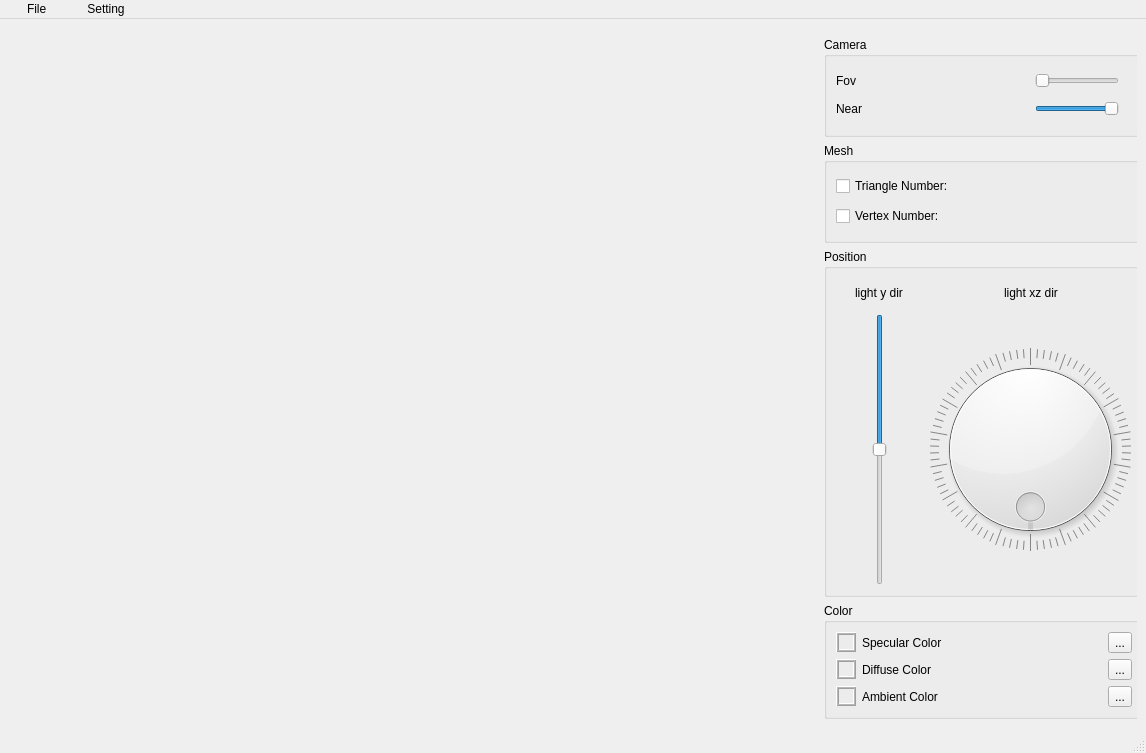
<?xml version="1.0" encoding="UTF-8"?>
<ui version="4.0">
 <class>LRender</class>
 <widget class="QMainWindow" name="LRender">
  <property name="geometry">
   <rect>
    <x>0</x>
    <y>0</y>
    <width>1146</width>
    <height>751</height>
   </rect>
  </property>
  <property name="windowTitle">
   <string>SRenderer</string>
  </property>
  <property name="windowIcon">
   <iconset>
    <normaloff>icon/icon.svg</normaloff>icon/icon.svg</iconset>
  </property>
  <widget class="QWidget" name="centralwidget">
   <property name="minimumSize">
    <size>
     <width>0</width>
     <height>0</height>
    </size>
   </property>
   <property name="maximumSize">
    <size>
     <width>1182</width>
     <height>712</height>
    </size>
   </property>
   <layout class="QHBoxLayout" name="horizontalLayout">
    <item>
     <widget class="LRenderWidget" name="RenderWidget" native="true">
      <property name="sizePolicy">
       <sizepolicy hsizetype="Fixed" vsizetype="Fixed">
        <horstretch>0</horstretch>
        <verstretch>0</verstretch>
       </sizepolicy>
      </property>
      <property name="minimumSize">
       <size>
        <width>800</width>
        <height>700</height>
       </size>
      </property>
      <property name="maximumSize">
       <size>
        <width>800</width>
        <height>700</height>
       </size>
      </property>
     </widget>
    </item>
    <item>
     <widget class="QWidget" name="verticalWidget" native="true">
      <property name="minimumSize">
       <size>
        <width>320</width>
        <height>700</height>
       </size>
      </property>
      <property name="maximumSize">
       <size>
        <width>330</width>
        <height>700</height>
       </size>
      </property>
      <layout class="QVBoxLayout" name="verticalLayout_4">
       <item>
        <widget class="QGroupBox" name="Camera">
         <property name="minimumSize">
          <size>
           <width>320</width>
           <height>100</height>
          </size>
         </property>
         <property name="maximumSize">
          <size>
           <width>320</width>
           <height>100</height>
          </size>
         </property>
         <property name="title">
          <string>Camera</string>
         </property>
         <layout class="QGridLayout" name="gridLayout" columnstretch="1,0,0">
          <item row="1" column="0">
           <widget class="QLabel" name="label_9">
            <property name="text">
             <string>Near</string>
            </property>
           </widget>
          </item>
          <item row="0" column="2">
           <widget class="QLabel" name="FovLabel">
            <property name="text">
             <string/>
            </property>
            <property name="alignment">
             <set>Qt::AlignRight|Qt::AlignTrailing|Qt::AlignVCenter</set>
            </property>
           </widget>
          </item>
          <item row="0" column="0">
           <widget class="QLabel" name="label_8">
            <property name="text">
             <string>Fov</string>
            </property>
           </widget>
          </item>
          <item row="1" column="1">
           <widget class="QSlider" name="NearSilder">
            <property name="minimum">
             <number>1</number>
            </property>
            <property name="maximum">
             <number>10</number>
            </property>
            <property name="pageStep">
             <number>2</number>
            </property>
            <property name="sliderPosition">
             <number>10</number>
            </property>
            <property name="orientation">
             <enum>Qt::Horizontal</enum>
            </property>
           </widget>
          </item>
          <item row="0" column="1">
           <widget class="QSlider" name="FovSilder">
            <property name="minimum">
             <number>60</number>
            </property>
            <property name="maximum">
             <number>90</number>
            </property>
            <property name="pageStep">
             <number>10</number>
            </property>
            <property name="value">
             <number>60</number>
            </property>
            <property name="orientation">
             <enum>Qt::Horizontal</enum>
            </property>
           </widget>
          </item>
          <item row="1" column="2">
           <widget class="QLabel" name="NearLabel">
            <property name="text">
             <string/>
            </property>
            <property name="alignment">
             <set>Qt::AlignRight|Qt::AlignTrailing|Qt::AlignVCenter</set>
            </property>
           </widget>
          </item>
         </layout>
        </widget>
       </item>
       <item>
        <widget class="QGroupBox" name="Mesh">
         <property name="sizePolicy">
          <sizepolicy hsizetype="Preferred" vsizetype="Expanding">
           <horstretch>0</horstretch>
           <verstretch>0</verstretch>
          </sizepolicy>
         </property>
         <property name="minimumSize">
          <size>
           <width>320</width>
           <height>0</height>
          </size>
         </property>
         <property name="maximumSize">
          <size>
           <width>320</width>
           <height>100</height>
          </size>
         </property>
         <property name="title">
          <string>Mesh</string>
         </property>
         <layout class="QGridLayout" name="gridLayout_2">
          <item row="0" column="0">
           <widget class="QCheckBox" name="LineCheckBox">
            <property name="text">
             <string>Triangle Number:</string>
            </property>
            <property name="iconSize">
             <size>
              <width>20</width>
              <height>20</height>
             </size>
            </property>
            <property name="tristate">
             <bool>false</bool>
            </property>
           </widget>
          </item>
          <item row="0" column="1">
           <widget class="QLabel" name="TriangleNumberLabel">
            <property name="text">
             <string/>
            </property>
            <property name="alignment">
             <set>Qt::AlignRight|Qt::AlignTrailing|Qt::AlignVCenter</set>
            </property>
           </widget>
          </item>
          <item row="1" column="0">
           <widget class="QCheckBox" name="VertexCheckBox">
            <property name="text">
             <string>Vertex Number:</string>
            </property>
           </widget>
          </item>
          <item row="1" column="1">
           <widget class="QLabel" name="VertexNumberLabel">
            <property name="text">
             <string/>
            </property>
            <property name="alignment">
             <set>Qt::AlignRight|Qt::AlignTrailing|Qt::AlignVCenter</set>
            </property>
           </widget>
          </item>
         </layout>
        </widget>
       </item>
       <item>
        <widget class="QGroupBox" name="Position">
         <property name="minimumSize">
          <size>
           <width>320</width>
           <height>0</height>
          </size>
         </property>
         <property name="maximumSize">
          <size>
           <width>320</width>
           <height>10000</height>
          </size>
         </property>
         <property name="title">
          <string>Position</string>
         </property>
         <layout class="QHBoxLayout" name="horizontalLayout_8" stretch="3,7">
          <item>
           <layout class="QVBoxLayout" name="verticalLayout_3" stretch="1,9">
            <item>
             <layout class="QHBoxLayout" name="horizontalLayout_6">
              <item>
               <spacer name="horizontalSpacer">
                <property name="orientation">
                 <enum>Qt::Horizontal</enum>
                </property>
                <property name="sizeHint" stdset="0">
                 <size>
                  <width>40</width>
                  <height>20</height>
                 </size>
                </property>
               </spacer>
              </item>
              <item>
               <widget class="QLabel" name="label_5">
                <property name="text">
                 <string>light y dir</string>
                </property>
               </widget>
              </item>
              <item>
               <spacer name="horizontalSpacer_2">
                <property name="orientation">
                 <enum>Qt::Horizontal</enum>
                </property>
                <property name="sizeHint" stdset="0">
                 <size>
                  <width>40</width>
                  <height>20</height>
                 </size>
                </property>
               </spacer>
              </item>
             </layout>
            </item>
            <item>
             <layout class="QHBoxLayout" name="horizontalLayout_5" stretch="0">
              <property name="sizeConstraint">
               <enum>QLayout::SetDefaultConstraint</enum>
              </property>
              <item>
               <widget class="QSlider" name="PitchSlider">
                <property name="baseSize">
                 <size>
                  <width>0</width>
                  <height>0</height>
                 </size>
                </property>
                <property name="mouseTracking">
                 <bool>false</bool>
                </property>
                <property name="tabletTracking">
                 <bool>false</bool>
                </property>
                <property name="acceptDrops">
                 <bool>false</bool>
                </property>
                <property name="layoutDirection">
                 <enum>Qt::LeftToRight</enum>
                </property>
                <property name="autoFillBackground">
                 <bool>false</bool>
                </property>
                <property name="styleSheet">
                 <string notr="true"/>
                </property>
                <property name="minimum">
                 <number>-90</number>
                </property>
                <property name="maximum">
                 <number>90</number>
                </property>
                <property name="tracking">
                 <bool>true</bool>
                </property>
                <property name="orientation">
                 <enum>Qt::Vertical</enum>
                </property>
                <property name="invertedAppearance">
                 <bool>true</bool>
                </property>
                <property name="invertedControls">
                 <bool>false</bool>
                </property>
               </widget>
              </item>
             </layout>
            </item>
           </layout>
          </item>
          <item>
           <layout class="QVBoxLayout" name="verticalLayout_2" stretch="1,9">
            <item>
             <layout class="QHBoxLayout" name="horizontalLayout_7">
              <item>
               <spacer name="horizontalSpacer_3">
                <property name="orientation">
                 <enum>Qt::Horizontal</enum>
                </property>
                <property name="sizeHint" stdset="0">
                 <size>
                  <width>40</width>
                  <height>20</height>
                 </size>
                </property>
               </spacer>
              </item>
              <item>
               <widget class="QLabel" name="label_2">
                <property name="text">
                 <string>light xz dir</string>
                </property>
               </widget>
              </item>
              <item>
               <spacer name="horizontalSpacer_4">
                <property name="orientation">
                 <enum>Qt::Horizontal</enum>
                </property>
                <property name="sizeHint" stdset="0">
                 <size>
                  <width>40</width>
                  <height>20</height>
                 </size>
                </property>
               </spacer>
              </item>
             </layout>
            </item>
            <item>
             <widget class="QDial" name="YawDial">
              <property name="maximum">
               <number>360</number>
              </property>
              <property name="sliderPosition">
               <number>0</number>
              </property>
              <property name="wrapping">
               <bool>true</bool>
              </property>
              <property name="notchesVisible">
               <bool>true</bool>
              </property>
             </widget>
            </item>
           </layout>
          </item>
         </layout>
        </widget>
       </item>
       <item>
        <widget class="QGroupBox" name="Color">
         <property name="minimumSize">
          <size>
           <width>320</width>
           <height>0</height>
          </size>
         </property>
         <property name="maximumSize">
          <size>
           <width>320</width>
           <height>16777215</height>
          </size>
         </property>
         <property name="title">
          <string>Color</string>
         </property>
         <layout class="QVBoxLayout" name="verticalLayout">
          <item>
           <layout class="QHBoxLayout" name="horizontalLayout_3">
            <item>
             <widget class="QFrame" name="SpecularColor">
              <property name="sizePolicy">
               <sizepolicy hsizetype="Fixed" vsizetype="Fixed">
                <horstretch>0</horstretch>
                <verstretch>0</verstretch>
               </sizepolicy>
              </property>
              <property name="minimumSize">
               <size>
                <width>20</width>
                <height>20</height>
               </size>
              </property>
              <property name="baseSize">
               <size>
                <width>20</width>
                <height>20</height>
               </size>
              </property>
              <property name="autoFillBackground">
               <bool>false</bool>
              </property>
              <property name="frameShape">
               <enum>QFrame::Box</enum>
              </property>
              <property name="frameShadow">
               <enum>QFrame::Raised</enum>
              </property>
              <property name="lineWidth">
               <number>1</number>
              </property>
              <property name="midLineWidth">
               <number>1</number>
              </property>
             </widget>
            </item>
            <item>
             <widget class="QLabel" name="label_3">
              <property name="text">
               <string>Specular Color</string>
              </property>
             </widget>
            </item>
            <item>
             <widget class="QToolButton" name="SpecularColorSet">
              <property name="text">
               <string>...</string>
              </property>
             </widget>
            </item>
           </layout>
          </item>
          <item>
           <layout class="QHBoxLayout" name="horizontalLayout_2">
            <item>
             <widget class="QFrame" name="DiffuseColor">
              <property name="sizePolicy">
               <sizepolicy hsizetype="Fixed" vsizetype="Fixed">
                <horstretch>0</horstretch>
                <verstretch>0</verstretch>
               </sizepolicy>
              </property>
              <property name="minimumSize">
               <size>
                <width>20</width>
                <height>20</height>
               </size>
              </property>
              <property name="baseSize">
               <size>
                <width>20</width>
                <height>20</height>
               </size>
              </property>
              <property name="autoFillBackground">
               <bool>false</bool>
              </property>
              <property name="frameShape">
               <enum>QFrame::Box</enum>
              </property>
              <property name="frameShadow">
               <enum>QFrame::Raised</enum>
              </property>
              <property name="lineWidth">
               <number>1</number>
              </property>
              <property name="midLineWidth">
               <number>1</number>
              </property>
             </widget>
            </item>
            <item>
             <widget class="QLabel" name="label">
              <property name="text">
               <string>Diffuse Color</string>
              </property>
             </widget>
            </item>
            <item>
             <widget class="QToolButton" name="DiffuseColorSet">
              <property name="text">
               <string>...</string>
              </property>
             </widget>
            </item>
           </layout>
          </item>
          <item>
           <layout class="QHBoxLayout" name="horizontalLayout_4">
            <item>
             <widget class="QFrame" name="AmbientColor">
              <property name="sizePolicy">
               <sizepolicy hsizetype="Fixed" vsizetype="Fixed">
                <horstretch>0</horstretch>
                <verstretch>0</verstretch>
               </sizepolicy>
              </property>
              <property name="minimumSize">
               <size>
                <width>20</width>
                <height>20</height>
               </size>
              </property>
              <property name="baseSize">
               <size>
                <width>20</width>
                <height>20</height>
               </size>
              </property>
              <property name="autoFillBackground">
               <bool>false</bool>
              </property>
              <property name="frameShape">
               <enum>QFrame::Box</enum>
              </property>
              <property name="frameShadow">
               <enum>QFrame::Raised</enum>
              </property>
              <property name="lineWidth">
               <number>1</number>
              </property>
              <property name="midLineWidth">
               <number>1</number>
              </property>
             </widget>
            </item>
            <item>
             <widget class="QLabel" name="label_4">
              <property name="text">
               <string>Ambient Color</string>
              </property>
             </widget>
            </item>
            <item>
             <widget class="QToolButton" name="AmbientColorSet">
              <property name="text">
               <string>...</string>
              </property>
             </widget>
            </item>
           </layout>
          </item>
         </layout>
        </widget>
       </item>
      </layout>
     </widget>
    </item>
   </layout>
  </widget>
  <widget class="QMenuBar" name="menubar">
   <property name="geometry">
    <rect>
     <x>0</x>
     <y>0</y>
     <width>1146</width>
     <height>17</height>
    </rect>
   </property>
   <property name="sizePolicy">
    <sizepolicy hsizetype="MinimumExpanding" vsizetype="Minimum">
     <horstretch>0</horstretch>
     <verstretch>0</verstretch>
    </sizepolicy>
   </property>
   <property name="minimumSize">
    <size>
     <width>0</width>
     <height>0</height>
    </size>
   </property>
   <property name="maximumSize">
    <size>
     <width>16777215</width>
     <height>16777215</height>
    </size>
   </property>
   <property name="focusPolicy">
    <enum>Qt::NoFocus</enum>
   </property>
   <property name="acceptDrops">
    <bool>true</bool>
   </property>
   <property name="layoutDirection">
    <enum>Qt::LeftToRight</enum>
   </property>
   <property name="defaultUp">
    <bool>false</bool>
   </property>
   <property name="nativeMenuBar">
    <bool>true</bool>
   </property>
   <widget class="QMenu" name="menuFile">
    <property name="title">
     <string>     File    </string>
    </property>
    <addaction name="actionopen_file"/>
    <addaction name="actionsave_image"/>
    <addaction name="actionexit"/>
   </widget>
   <widget class="QMenu" name="menuSetting">
    <property name="minimumSize">
     <size>
      <width>50</width>
      <height>0</height>
     </size>
    </property>
    <property name="title">
     <string>    Setting    </string>
    </property>
    <addaction name="actionMultiThread"/>
    <addaction name="actionFaceCulling"/>
   </widget>
   <addaction name="menuFile"/>
   <addaction name="menuSetting"/>
  </widget>
  <widget class="QStatusBar" name="statusbar"/>
  <action name="actionopen_file">
   <property name="text">
    <string>Open File</string>
   </property>
  </action>
  <action name="actionsave_image">
   <property name="text">
    <string>Save Image</string>
   </property>
  </action>
  <action name="actionexit">
   <property name="text">
    <string>Exit</string>
   </property>
  </action>
  <action name="actionAbout">
   <property name="text">
    <string>About</string>
   </property>
  </action>
  <action name="actionLight">
   <property name="checkable">
    <bool>true</bool>
   </property>
   <property name="text">
    <string>Light</string>
   </property>
  </action>
  <action name="actionDark">
   <property name="checkable">
    <bool>true</bool>
   </property>
   <property name="text">
    <string>Dark</string>
   </property>
  </action>
  <action name="actionMultiThread">
   <property name="checkable">
    <bool>true</bool>
   </property>
   <property name="text">
    <string>MultiThread</string>
   </property>
  </action>
  <action name="actionFaceCulling">
   <property name="checkable">
    <bool>true</bool>
   </property>
   <property name="text">
    <string>FaceCulling</string>
   </property>
  </action>
 </widget>
 <customwidgets>
  <customwidget>
   <class>LRenderWidget</class>
   <extends>QWidget</extends>
   <header>LRenderWidget.h</header>
   <container>1</container>
  </customwidget>
 </customwidgets>
 <resources>
  <include location="LRender.qrc"/>
 </resources>
 <connections>
  <connection>
   <sender>actionexit</sender>
   <signal>triggered()</signal>
   <receiver>LRender</receiver>
   <slot>close()</slot>
   <hints>
    <hint type="sourcelabel">
     <x>-1</x>
     <y>-1</y>
    </hint>
    <hint type="destinationlabel">
     <x>539</x>
     <y>335</y>
    </hint>
   </hints>
  </connection>
 </connections>
</ui>
